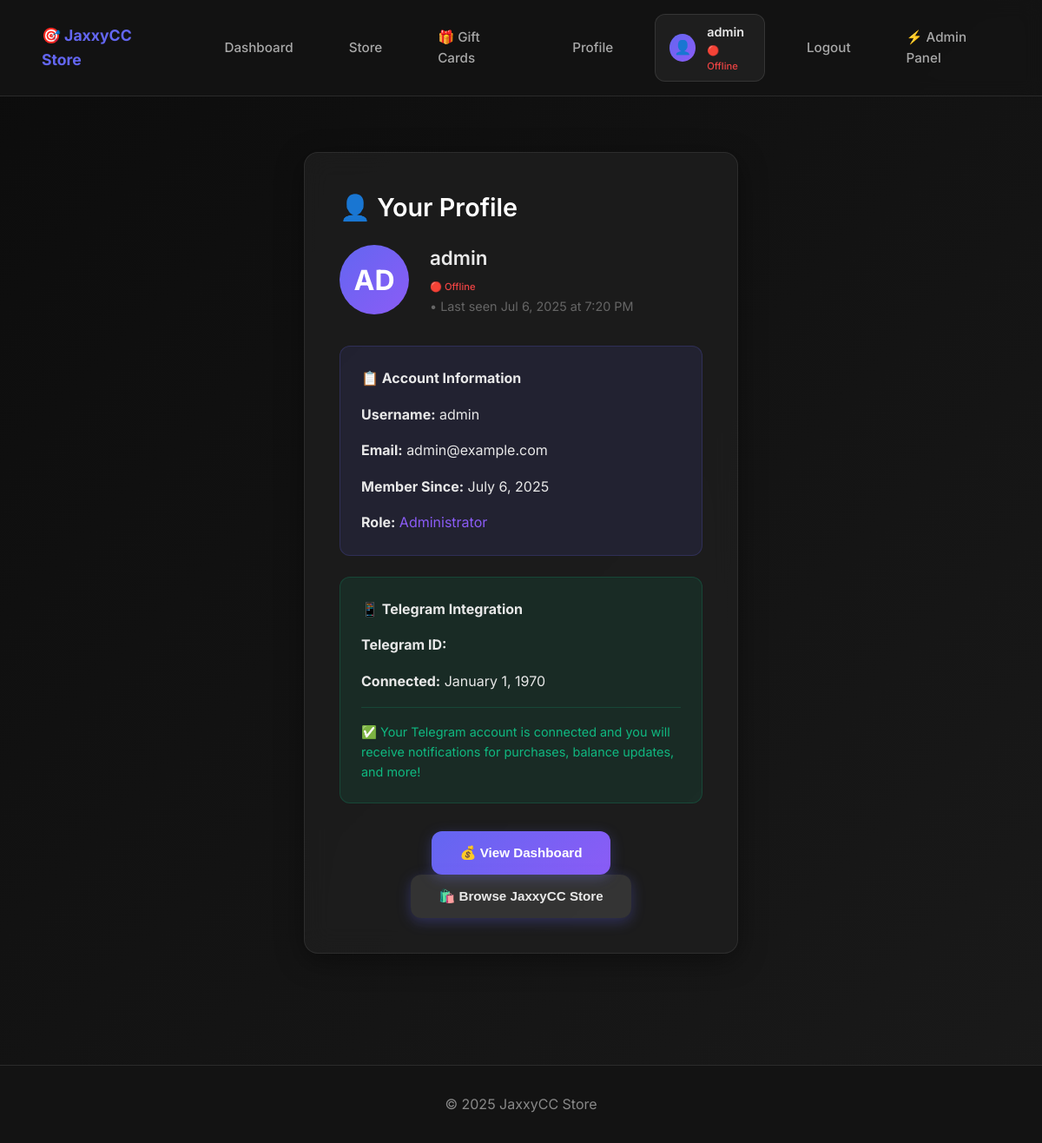
The app's page /profile.php (signed in) with its own data.
### tables this page shows
CREATE TABLE users (
    id INTEGER PRIMARY KEY AUTOINCREMENT,
    username TEXT UNIQUE NOT NULL,
    email TEXT UNIQUE NOT NULL,
    password TEXT NOT NULL,
    is_banned INTEGER DEFAULT 0,
    is_admin INTEGER DEFAULT 0,
    created_at DATETIME DEFAULT CURRENT_TIMESTAMP
, telegram_id TEXT DEFAULT NULL, telegram_username TEXT DEFAULT NULL, telegram_first_name TEXT DEFAULT NULL, telegram_last_name TEXT DEFAULT NULL, telegram_photo_url TEXT DEFAULT NULL, telegram_auth_date INTEGER DEFAULT NULL, is_online INTEGER DEFAULT 0, last_seen DATETIME);

### includes/functions.php (called while the page is built, shortened)
<?php
function get_db() {
    static $db = null;
    if ($db === null) {
        $db = new PDO('sqlite:' . __DIR__ . '/../db/database.sqlite');
        $db->setAttribute(PDO::ATTR_ERRMODE, PDO::ERRMODE_EXCEPTION);
    }
    return $db;
}
function get_user($user_id) {
    $db = get_db();
    $stmt = $db->prepare('SELECT * FROM users WHERE id = ?');
    $stmt->execute([$user_id]);
    return $stmt->fetch(PDO::FETCH_ASSOC);
}

### profile.php (the view, shortened to what this page needs)
<?php
require_once __DIR__ . '/includes/functions.php';
include __DIR__ . '/includes/header.php';
$user = get_user($_SESSION['user_id']);
?>
<div class="card">
    <h2>👤 Your Profile</h2>
    <div style="display: flex; align-items: center; gap: 1.5rem; margin-bottom: 2rem;">
        <?php if ($user['telegram_photo_url']): ?>
            <img src="<?= htmlspecialchars($user['telegram_photo_url']) ?>" alt="Profile Photo" style="width: 80px; height: 80px; border-radius: 50%; object-fit: cover; border: 2px solid rgba(99, 102, 241, 0.3);">
        <?php else: ?>
            <div style="width: 80px; height: 80px; background: linear-gradient(135deg, #6366f1, #8b5cf6); border-radius: 50%; display: flex; align-items: center; justify-content: center; color: white; font-size: 2rem; font-weight: bold;">
                <?php
                $displayName = $user['telegram_username'] ?? $user['telegram_first_name'] ?? $user['username'];
                echo strtoupper(substr($displayName, 0, 2));
                ?>
            </div>
        <?php endif; ?>
        <div>
            <h3 style="margin: 0; color: #e8e8e8;">
                <?php if ($user['telegram_username']): ?>
                    @<?= htmlspecialchars($user['telegram_username']) ?>
                <?php elseif ($user['telegram_first_name']): ?>
                    <?= htmlspecialchars($user['telegram_first_name']) ?>
                <?php else: ?>
                    <?= htmlspecialchars($user['username']) ?>
                <?php endif; ?>
            </h3>
            <p style="margin: 0.5rem 0 0 0; color: #888;">
                <span class="online-status <?= $user['is_online'] ? 'online' : 'offline' ?>">
                    <?= $user['is_online'] ? '🟢 Online' : '🔴 Offline' ?>
                </span>
                <?php if (!$user['is_online'] && $user['last_seen']): ?>
                    <span style="color: #666; font-size: 0.9rem;">
                        • Last seen <?= date('M j, Y \a\t g:i A', strtotime($user['last_seen'])) ?>
                    </span>
                <?php endif; ?>
            </p>
        </div>
    </div>
    <div style="background: rgba(99, 102, 241, 0.1); border: 1px solid rgba(99, 102, 241, 0.2); border-radius: 12px; padding: 1.5rem; margin: 1.5rem 0;">
        <h4 style="margin: 0 0 1rem 0; color: #e8e8e8;">📋 Account Information</h4>
        <div style="display: grid; grid-template-columns: repeat(auto-fit, minmax(200px, 1fr)); gap: 1rem;">
            <div>
                <strong>Username:</strong>
                <?php if ($user['telegram_username']): ?>
                    @<?= htmlspecialchars($user['telegram_username']) ?>
                <?php elseif ($user['telegram_first_name']): ?>
                    <?= htmlspecialchars($user['telegram_first_name']) ?>
                <?php else: ?>
                    <?= htmlspecialchars($user['username']) ?>
                <?php endif; ?>
            </div>
            <div>
                <strong>Email:</strong> <?= htmlspecialchars($user['email']) ?>
            </div>
            <div>
                <strong>Member Since:</strong> <?= date('F j, Y', strtotime($user['created_at'])) ?>
            </div>
            <?php if ($user['is_admin']): ?>
            <div>
                <strong>Role:</strong> <span style="color: #8b5cf6;">Administrator</span>
            </div>
            <?php endif; ?>
        </div>
    </div>
    <div style="background: rgba(16, 185, 129, 0.1); border: 1px solid rgba(16, 185, 129, 0.2); border-radius: 12px; padding: 1.5rem; margin: 1.5rem 0;">
        <h4 style="margin: 0 0 1rem 0; color: #e8e8e8;">📱 Telegram Integration</h4>
        <div style="display: grid; grid-template-columns: repeat(auto-fit, minmax(200px, 1fr)); gap: 1rem;">
            <div>
                <strong>Telegram ID:</strong> <?= htmlspecialchars($user['telegram_id']) ?>
            </div>
            <div>
                <strong>Connected:</strong> <?= date('F j, Y', $user['telegram_auth_date']) ?>
            </div>
        </div>
        <div style="margin-top: 1rem; padding-top: 1rem; border-top: 1px solid rgba(16, 185, 129, 0.2);">
            <p style="margin: 0; color: #10b981; font-size: 0.9rem;">
                ✅ Your Telegram account is connected and you will receive notifications for purchases, balance updates, and more!
            </p>
        </div>
    </div>
    <div style="text-align: center; margin-top: 2rem;">
        <a href="/dashboard.php" style="text-decoration: none;">
            <button style="width: auto; padding: 1rem 2rem; margin: 0 0.5rem;">💰 View Dashboard</button>
        </a>
        <a href="/store.php" style="text-decoration: none;">
            <button style="width: auto; padding: 1rem 2rem; margin: 0 0.5rem; background: rgba(255,255,255,0.1); color: #e8e8e8;">🛍️ Browse JaxxyCC Store</button>
        </a>
    </div>
</div>
<?php include __DIR__ . '/includes/footer.php'; ?>

### assets/style.css (style rules this page uses)
* { margin: 0; padding: 0; box-sizing: border-box; }
body { background: linear-gradient(135deg, #0c0c0c 0%, #1a1a1a 100%); color: #e8e8e8; font-family: 'Inter', 'Segoe UI', -apple-system, BlinkMacSystemFont, sans-serif; line-height: 1.6; min-height: 100vh; }
.card { background: rgba(30, 30, 30, 0.8); backdrop-filter: blur(15px); border: 1px solid rgba(255, 255, 255, 0.08); border-radius: 16px; padding: 2.5rem; margin: 2rem auto; max-width: 500px; box-shadow: 0 8px 32px rgba(0, 0, 0, 0.4); transition: transform 0.3s ease, box-shadow 0.3s ease; }
.card h1, .card h2, .card h3 { color: #ffffff; margin-bottom: 1.5rem; font-weight: 600; }
.card h2 { font-size: 1.8rem; margin-bottom: 1rem; }
.card h3 { font-size: 1.4rem; margin-bottom: 1rem; margin-top: 2rem; }
button { background: linear-gradient(135deg, #6366f1, #8b5cf6); color: white; border: none; border-radius: 12px; padding: 1rem 2rem; font-weight: 600; font-size: 0.95rem; cursor: pointer; transition: all 0.3s ease; width: 100%; margin: 1rem 0; box-shadow: 0 4px 16px rgba(99, 102, 241, 0.3); }
.online-status { font-size: 0.7rem; font-weight: 500; display: flex; align-items: center; gap: 0.2rem; }
.online-status.offline { color: #ef4444; }
.card { animation: fadeIn 0.6s ease-out; }

### records on screen
users: substr($displayName, 0, 2) "AD", username "admin", last_seen "Jul 6, 2025 at 7:20 PM", email "admin@example.com", created_at "July 6, 2025", telegram_auth_date "January 1, 1970"

### other values on screen
$_SESSION['username'] "admin"
